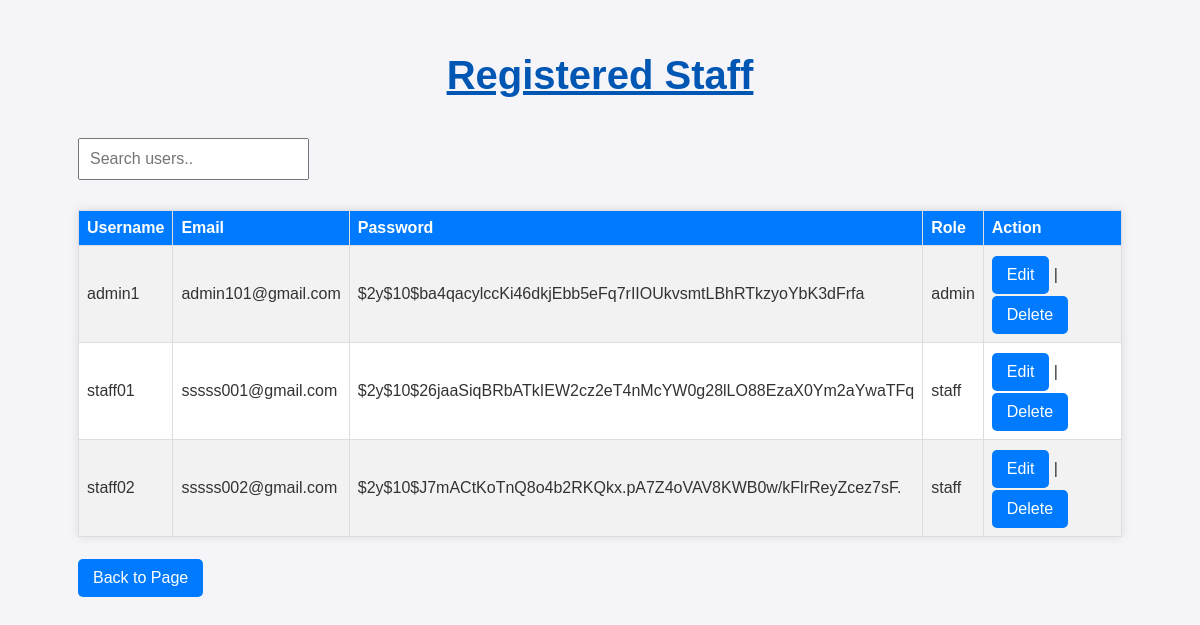
/ADMIN/Viewusers.php, run on the app's committed database.
### tables this page shows
CREATE TABLE `users` (
  `id` int(11) NOT NULL,
  `username` varchar(50) NOT NULL,
  `email` varchar(100) NOT NULL,
  `password` varchar(255) NOT NULL,
  `role` enum('admin','staff') NOT NULL
);

### ADMIN/Viewusers.php (the view, shortened to what this page needs)
<?php
$servername = "localhost";
$username = "root";
$password = "";
$dbname = "cafe_db";
$conn = mysqli_connect($servername, $username, $password, $dbname);
$sql = "SELECT username, email, password, role  FROM users";
$result = mysqli_query($conn, $sql);
?>
<!DOCTYPE html>
<html lang="en">
<head>
    <link rel="stylesheet" href="food.css">
</head>
<body>
    <div class="view-products-container">
        <h2>Registered Staff</h2>
        <input type="text" id="searchInput" onkeyup="searchProducts()" placeholder="Search users..">
        <table id="usersTable">
            <tr>
                <th>Username</th>
                <th>Email</th>
                <th>Password</th>
                <th>Role</th>
                <th>Action</th>
            </tr>
            <?php
            if (mysqli_num_rows($result) > 0) {
                while ($row = mysqli_fetch_assoc($result)) {
                    echo "<tr>";
                    echo "<td>" . $row['username'] . "</td>";
                    echo "<td>" . $row['email'] . "</td>";
                    echo "<td>" . $row['password'] . "</td>";
                    echo "<td>" . $row['role'] . "</td>";
                    echo '<td>';
                    echo '<a href="Editusers.php?username=' . $row['username'] . '">Edit</a> | ';
                    echo '<a href="Deleteusers.php?username=' . $row['username'] . '" onclick="return confirm(\'Are you sure you want to delete this user?\')">Delete</a>';
                    echo '</td>';
                    echo "</tr>";
                }
            } else {
                echo "<tr><td colspan='7'>No Users found</td></tr>";
            }
            ?>
        </table>
        <a href="admin.html">Back to Page</a>
    </div>
</body>
</html>

### ADMIN/food.css (style rules this page uses)
body { font-family: Arial, sans-serif; margin: 0; padding: 0; display: flex; flex-direction: column; align-items: center; justify-content: center; background-color: #e2dfdf; }
h2 { margin-bottom: 20px; text-decoration: underline; color: #000000; font-size: 35px; margin-bottom: 20px; }
label, input, button { margin-bottom: 10px; padding: 10px; font-size: 16px; }
.view-products-container { width: 90%; max-width: 1200px; margin: auto; }
table { width: 100%; border-collapse: collapse; margin: 20px 0; background-color: #fff; box-shadow: 0 0 10px rgba(0, 0, 0, 0.1); }
th, td { padding: 12px; text-align: left; border-bottom: 1px solid #ddd; }
th { background-color: #007bff; color: white; }
a { display: inline-block; padding: 10px 15px; text-decoration: none; color: white; background-color:#007bff; border-radius: 5px; margin-top: 2px; }

### ADMIN/Viewusers.php (style rules this page uses)
body { font-family: Arial, sans-serif; background-color: #f4f4f9; color: #333; padding: 20px; }
h2 { color: #0056b3; font-size: 40px; text-align: center; margin-bottom: 40px; }
table { width: 100%; border-collapse: collapse; margin-top: 20px; }
th, td { border: 1px solid #ddd; padding: 8px; text-align: left; }
th { background-color: #007bff; color: white; }
tr:nth-child(even) { background-color: #f2f2f2; }
a { color: #007bff; text-decoration: none; }
a { display: inline-block; padding: 10px 15px; text-decoration: none; color: white; background-color:#007bff; border-radius: 5px; margin-top: 2px; }

### data on the page
users: username "admin1", email "admin101@gmail.com", password "$2y$10$ba4qacylccKi46dkjEbb5eFq7rIIOUkvsmtLBhRTkzyoYbK3dFrfa", role "admin"
users: username "staff01", email "sssss001@gmail.com", password "$2y$10$26jaaSiqBRbATkIEW2cz2eT4nMcYW0g28lLO88EzaX0Ym2aYwaTFq", role "staff"
users: username "staff02", email "sssss002@gmail.com", password "$2y$10$J7mACtKoTnQ8o4b2RKQkx.pA7Z4oVAV8KWB0w/kFlrReyZcez7sF.", role "staff"
